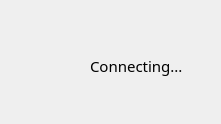
<?xml version="1.0" encoding="UTF-8"?>
<ui version="4.0">
 <class>DialogConn</class>
 <widget class="QDialog" name="DialogConn">
  <property name="geometry">
   <rect>
    <x>0</x>
    <y>0</y>
    <width>221</width>
    <height>124</height>
   </rect>
  </property>
  <property name="windowTitle">
   <string>Dialog</string>
  </property>
  <widget class="QLabel" name="StateChecker">
   <property name="geometry">
    <rect>
     <x>90</x>
     <y>50</y>
     <width>101</width>
     <height>31</height>
    </rect>
   </property>
   <property name="font">
    <font>
     <family>Microsoft YaHei UI Light</family>
     <pointsize>11</pointsize>
    </font>
   </property>
   <property name="text">
    <string>Connecting...</string>
   </property>
  </widget>
 </widget>
 <resources/>
 <connections/>
</ui>
